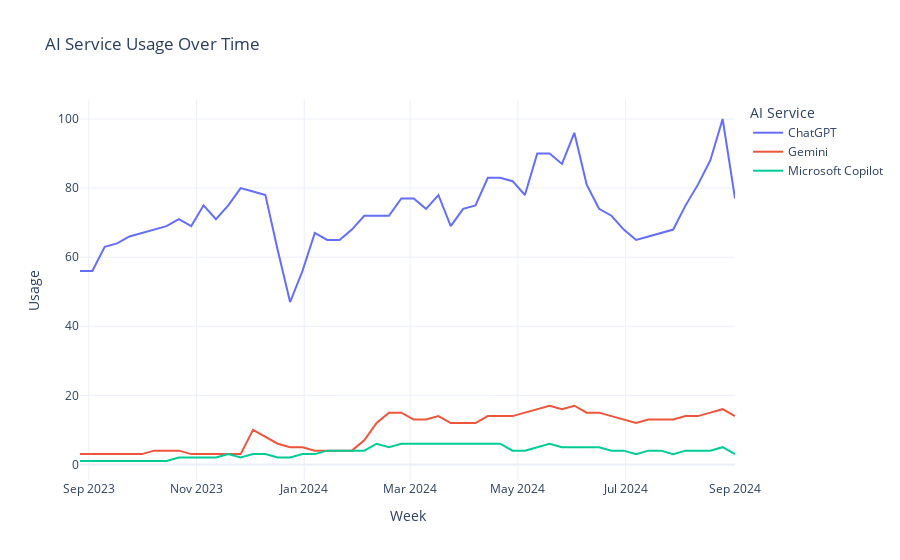

The notebook cell saved with this chart:
### Markdown cell above
Let's visualize the usage trends of all three AI services over the entire time period using a line chart.

### Code cell
import plotly.graph_objs as go
from IPython.display import display

fig = go.Figure()

fig.add_trace(go.Scatter(x=df['week'], y=df['chatgpt'], mode='lines', name='ChatGPT'))
fig.add_trace(go.Scatter(x=df['week'], y=df['gemini'], mode='lines', name='Gemini'))
fig.add_trace(go.Scatter(x=df['week'], y=df['microsoft_copilot'], mode='lines', name='Microsoft Copilot'))

fig.update_layout(
    title='AI Service Usage Over Time',
    xaxis_title='Week',
    yaxis_title='Usage',
    legend_title='AI Service',
    template='plotly_white'
)

fig.show()

### Figure 1 — Plotly figure (JSON) as saved in the notebook; plotly's stock layout.template omitted (floating-point values rounded to 4 significant figures)
{"data": [{"mode": "lines", "name": "ChatGPT", "x": ["2023-08-27", "2023-09-03", "2023-09-10", "2023-09-17", "2023-09-24", "2023-10-01", "2023-10-08", "2023-10-15", "2023-10-22", "2023-10-29", "2023-11-05", "2023-11-12", "2023-11-19", "2023-11-26", "2023-12-03", "2023-12-10", "2023-12-17", "2023-12-24", "2023-12-31", "2024-01-07", "2024-01-14", "2024-01-21", "2024-01-28", "2024-02-04", "2024-02-11", "2024-02-18", "2024-02-25", "2024-03-03", "2024-03-10", "2024-03-17", "2024-03-24", "2024-03-31", "2024-04-07", "2024-04-14", "2024-04-21", "2024-04-28", "2024-05-05", "2024-05-12", "2024-05-19", "2024-05-26", "2024-06-02", "2024-06-09", "2024-06-16", "2024-06-23", "2024-06-30", "2024-07-07", "2024-07-14", "2024-07-21", "2024-07-28", "2024-08-04", "2024-08-11", "2024-08-18", "2024-08-25", "2024-09-01"], "y": [56, 56, 63, 64, 66, 67, 68, 69, 71, 69, 75, 71, 75, 80, 79, 78, 62, 47, 56, 67, 65, 65, 68, 72, 72, 72, 77, 77, 74, 78, 69, 74, 75, 83, 83, 82, 78, 90, 90, 87, 96, 81, 74, 72, 68, 65, 66, 67, 68, 75, 81, 88, 100, 77], "type": "scatter"}, {"mode": "lines", "name": "Gemini", "x": ["2023-08-27", "2023-09-03", "2023-09-10", "2023-09-17", "2023-09-24", "2023-10-01", "2023-10-08", "2023-10-15", "2023-10-22", "2023-10-29", "2023-11-05", "2023-11-12", "2023-11-19", "2023-11-26", "2023-12-03", "2023-12-10", "2023-12-17", "2023-12-24", "2023-12-31", "2024-01-07", "2024-01-14", "2024-01-21", "2024-01-28", "2024-02-04", "2024-02-11", "2024-02-18", "2024-02-25", "2024-03-03", "2024-03-10", "2024-03-17", "2024-03-24", "2024-03-31", "2024-04-07", "2024-04-14", "2024-04-21", "2024-04-28", "2024-05-05", "2024-05-12", "2024-05-19", "2024-05-26", "2024-06-02", "2024-06-09", "2024-06-16", "2024-06-23", "2024-06-30", "2024-07-07", "2024-07-14", "2024-07-21", "2024-07-28", "2024-08-04", "2024-08-11", "2024-08-18", "2024-08-25", "2024-09-01"], "y": [3, 3, 3, 3, 3, 3, 4, 4, 4, 3, 3, 3, 3, 3, 10, 8, 6, 5, 5, 4, 4, 4, 4, 7, 12, 15, 15, 13, 13, 14, 12, 12, 12, 14, 14, 14, 15, 16, 17, 16, 17, 15, 15, 14, 13, 12, 13, 13, 13, 14, 14, 15, 16, 14], "type": "scatter"}, {"mode": "lines", "name": "Microsoft Copilot", "x": ["2023-08-27", "2023-09-03", "2023-09-10", "2023-09-17", "2023-09-24", "2023-10-01", "2023-10-08", "2023-10-15", "2023-10-22", "2023-10-29", "2023-11-05", "2023-11-12", "2023-11-19", "2023-11-26", "2023-12-03", "2023-12-10", "2023-12-17", "2023-12-24", "2023-12-31", "2024-01-07", "2024-01-14", "2024-01-21", "2024-01-28", "2024-02-04", "2024-02-11", "2024-02-18", "2024-02-25", "2024-03-03", "2024-03-10", "2024-03-17", "2024-03-24", "2024-03-31", "2024-04-07", "2024-04-14", "2024-04-21", "2024-04-28", "2024-05-05", "2024-05-12", "2024-05-19", "2024-05-26", "2024-06-02", "2024-06-09", "2024-06-16", "2024-06-23", "2024-06-30", "2024-07-07", "2024-07-14", "2024-07-21", "2024-07-28", "2024-08-04", "2024-08-11", "2024-08-18", "2024-08-25", "2024-09-01"], "y": [1, 1, 1, 1, 1, 1, 1, 1, 2, 2, 2, 2, 3, 2, 3, 3, 2, 2, 3, 3, 4, 4, 4, 4, 6, 5, 6, 6, 6, 6, 6, 6, 6, 6, 6, 4, 4, 5, 6, 5, 5, 5, 5, 4, 4, 3, 4, 4, 3, 4, 4, 4, 5, 3], "type": "scatter"}], "layout": {"title": {"text": "AI Service Usage Over Time"}, "xaxis": {"title": {"text": "Week"}}, "yaxis": {"title": {"text": "Usage"}}, "legend": {"title": {"text": "AI Service"}}}}
